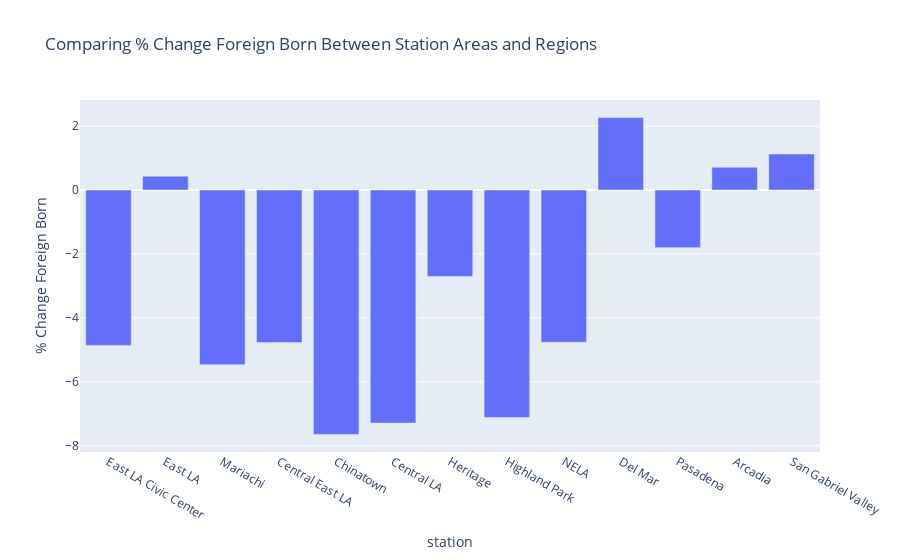

Notebook code for this chart:
### Code cell
fig = px.bar(chart, x='station', y='% Change Foreign Born',
             barmode='group', 
             title='Comparing % Change Foreign Born Between Station Areas and Regions', 
             height=600)



fig.show()

### Figure 1 — Plotly figure (JSON) as saved in the notebook; plotly's stock layout.template omitted (floating-point values rounded to 4 significant figures)
{"data": [{"alignmentgroup": "True", "hovertemplate": "station=%{x}<br>% Change Foreign Born=%{y}<extra></extra>", "legendgroup": "", "marker": {"color": "#636efa", "pattern": {"shape": ""}}, "name": "", "offsetgroup": "", "orientation": "v", "showlegend": false, "textposition": "auto", "type": "bar", "x": ["East LA Civic Center", "East LA", "Mariachi", "Central East LA", "Chinatown", "Central LA", "Heritage", "Highland Park", "NELA", "Del Mar", "Pasadena", "Arcadia", "San Gabriel Valley"], "xaxis": "x", "y": [-4.863, 0.4325, -5.467, -4.773, -7.648, -7.294, -2.705, -7.118, -4.764, 2.267, -1.802, 0.7139, 1.128], "yaxis": "y"}], "layout": {"autosize": true, "barmode": "group", "legend": {"tracegroupgap": 0}, "title": {"text": "Comparing % Change Foreign Born Between Station Areas and Regions"}, "xaxis": {"anchor": "y", "autorange": true, "domain": [0, 1], "range": [-0.5, 12.5], "title": {"text": "station"}, "type": "category"}, "yaxis": {"anchor": "x", "autorange": true, "domain": [0, 1], "range": [-8.198, 2.818], "title": {"text": "% Change Foreign Born"}, "type": "linear"}}}
